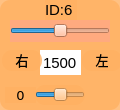
     <widget class="QWidget" name="widget_id6" native="true">
      <property name="geometry">
       <rect>
        <x>310</x>
        <y>420</y>
        <width>120</width>
        <height>110</height>
       </rect>
      </property>
      <property name="styleSheet">
       <string notr="true">background-color: rgb(255, 176, 97, 200);
border-radius:10px;</string>
      </property>
      <widget class="QLabel" name="label_ID6">
       <property name="geometry">
        <rect>
         <x>45</x>
         <y>0</y>
         <width>32</width>
         <height>20</height>
        </rect>
       </property>
       <property name="font">
        <font>
         <family>Arial</family>
         <pointsize>11</pointsize>
        </font>
       </property>
       <property name="styleSheet">
        <string notr="true">background-color: rgb(255, 255, 255， 0);
border-radius:0px;</string>
       </property>
       <property name="text">
        <string>ID:6</string>
       </property>
      </widget>
      <widget class="QSlider" name="horizontalSlider_6">
       <property name="geometry">
        <rect>
         <x>10</x>
         <y>20</y>
         <width>100</width>
         <height>22</height>
        </rect>
       </property>
       <property name="autoFillBackground">
        <bool>false</bool>
       </property>
       <property name="styleSheet">
        <string notr="true">background-color: rgb(255, 170, 127);
border-radius:0px;</string>
       </property>
       <property name="minimum">
        <number>500</number>
       </property>
       <property name="maximum">
        <number>2500</number>
       </property>
       <property name="pageStep">
        <number>1</number>
       </property>
       <property name="value">
        <number>1500</number>
       </property>
       <property name="orientation">
        <enum>Qt::Horizontal</enum>
       </property>
      </widget>
      <widget class="QLineEdit" name="lineEdit_6">
       <property name="geometry">
        <rect>
         <x>40</x>
         <y>50</y>
         <width>41</width>
         <height>25</height>
        </rect>
       </property>
       <property name="font">
        <font>
         <family>Arial</family>
         <pointsize>11</pointsize>
        </font>
       </property>
       <property name="autoFillBackground">
        <bool>false</bool>
       </property>
       <property name="styleSheet">
        <string notr="true">background-color: rgb(255, 255, 255);
border-radius:0px;</string>
       </property>
       <property name="text">
        <string>1500</string>
       </property>
       <property name="alignment">
        <set>Qt::AlignCenter</set>
       </property>
       <property name="readOnly">
        <bool>false</bool>
       </property>
      </widget>
      <widget class="QLabel" name="label_16">
       <property name="geometry">
        <rect>
         <x>82</x>
         <y>50</y>
         <width>40</width>
         <height>21</height>
        </rect>
       </property>
       <property name="font">
        <font>
         <family>Arial</family>
         <pointsize>10</pointsize>
        </font>
       </property>
       <property name="styleSheet">
        <string notr="true">background-color: rgb(255, 255, 255， 0);</string>
       </property>
       <property name="text">
        <string>&lt;html&gt;&lt;head/&gt;&lt;body&gt;&lt;p align=&quot;center&quot;&gt;左&lt;/p&gt;&lt;/body&gt;&lt;/html&gt;</string>
       </property>
      </widget>
      <widget class="QLabel" name="label_d6">
       <property name="geometry">
        <rect>
         <x>5</x>
         <y>87</y>
         <width>31</width>
         <height>16</height>
        </rect>
       </property>
       <property name="font">
        <font>
         <family>DejaVu Sans</family>
         <pointsize>10</pointsize>
        </font>
       </property>
       <property name="styleSheet">
        <string notr="true">background-color: rgb(255, 255, 255， 0);</string>
       </property>
       <property name="text">
        <string>0</string>
       </property>
       <property name="alignment">
        <set>Qt::AlignCenter</set>
       </property>
      </widget>
      <widget class="QLabel" name="label_18">
       <property name="geometry">
        <rect>
         <x>2</x>
         <y>50</y>
         <width>40</width>
         <height>21</height>
        </rect>
       </property>
       <property name="font">
        <font>
         <family>Arial</family>
         <pointsize>10</pointsize>
        </font>
       </property>
       <property name="styleSheet">
        <string notr="true">background-color: rgb(255, 255, 255， 0);</string>
       </property>
       <property name="text">
        <string>&lt;html&gt;&lt;head/&gt;&lt;body&gt;&lt;p align=&quot;center&quot;&gt;右&lt;/p&gt;&lt;/body&gt;&lt;/html&gt;</string>
       </property>
      </widget>
      <widget class="QSlider" name="horizontalSlider_16">
       <property name="geometry">
        <rect>
         <x>35</x>
         <y>85</y>
         <width>50</width>
         <height>20</height>
        </rect>
       </property>
       <property name="styleSheet">
        <string notr="true">background-color: rgb(255, 255, 255， 0);</string>
       </property>
       <property name="minimum">
        <number>-150</number>
       </property>
       <property name="maximum">
        <number>150</number>
       </property>
       <property name="pageStep">
        <number>1</number>
       </property>
       <property name="value">
        <number>0</number>
       </property>
       <property name="sliderPosition">
        <number>0</number>
       </property>
       <property name="orientation">
        <enum>Qt::Horizontal</enum>
       </property>
      </widget>
     </widget>
